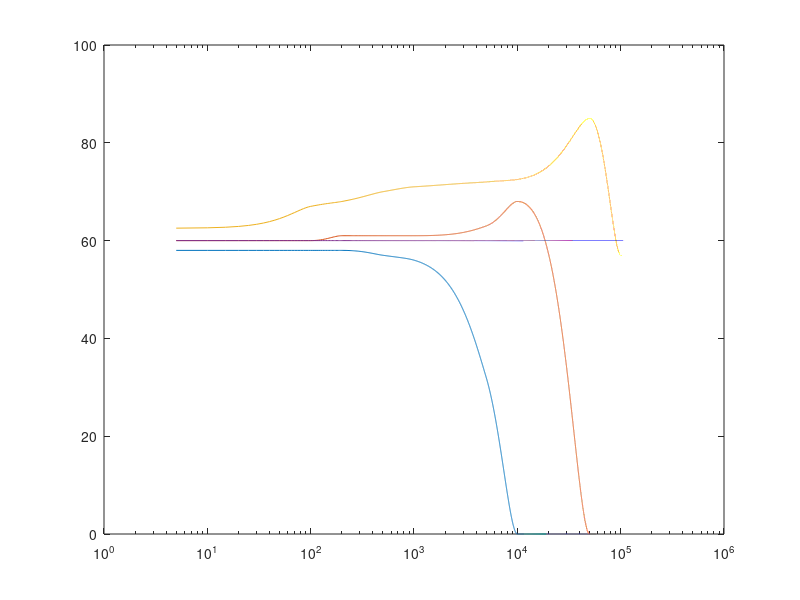

Here is the MATLAB script that generated this plot:
f=[50,100,200,500,1000,5000,10000,50000,100000,200000]
fi = 0:5:200000;
U1=[58,58,58,57,56,32,0,0,0,0]
U2=[60,60,61,61,61,63,68,0,0,0]
U3=[64.5,67,68,70,71,72,72.5,85,57,56]
U1i = pchip(f,U1,fi);
U2i = pchip(f,U2,fi);
U3i = pchip(f,U3,fi);
b=60;
n=length(fi);
y(1:n)=b;
semilogx(fi,U1i, fi,U2i, fi,U3i,fi,y)